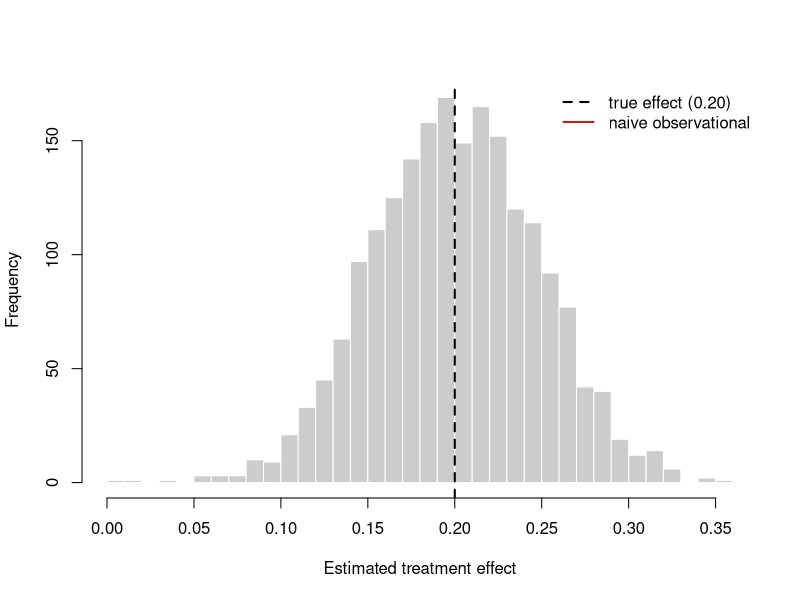
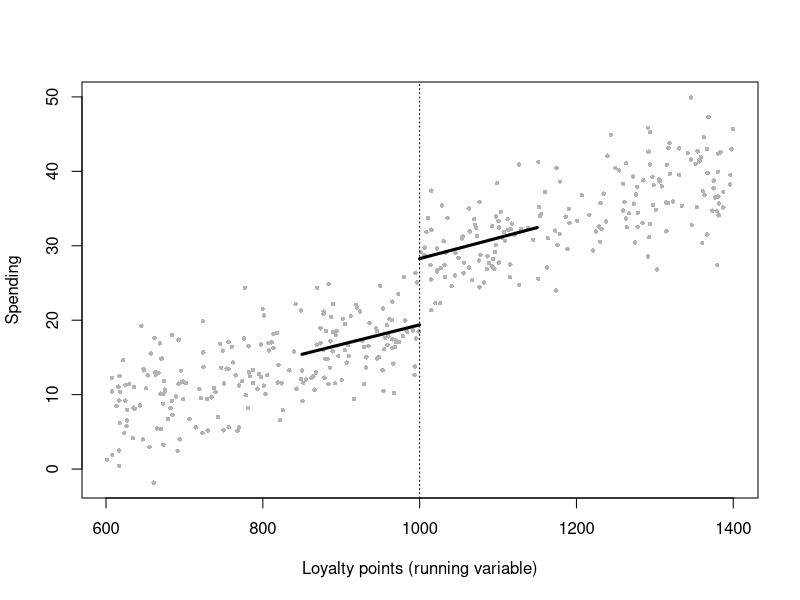
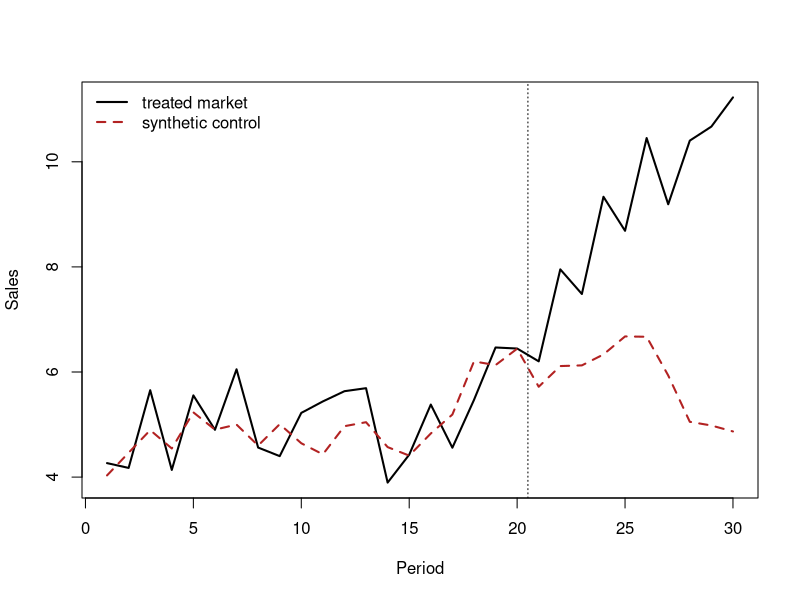
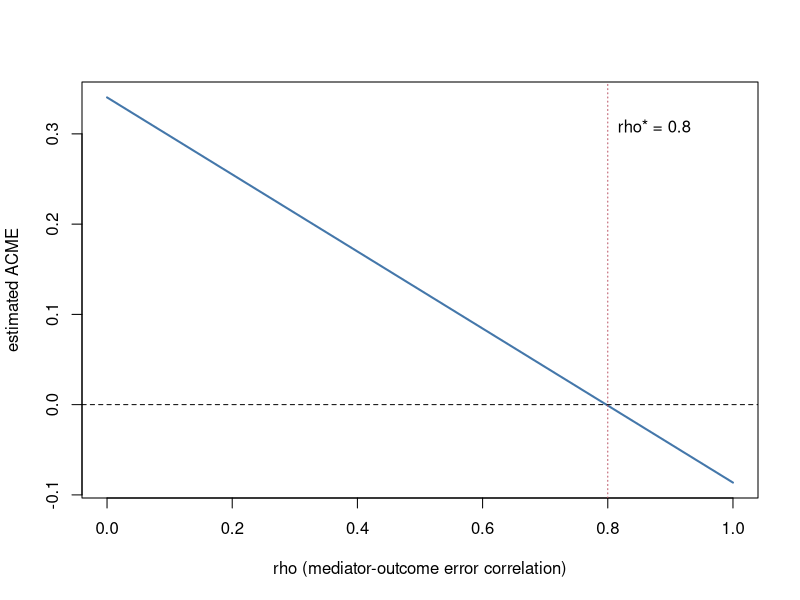

Source code (R) for these figures, in order:
## ---- chunk 1
#| echo: true
#| message: false
#| warning: false
#| label: fig-ab-power
#| fig-cap: "Sampling distribution of the difference-in-means estimator across 2,000 randomized experiments, each with 1,000 users per arm and a true lift of 0.20. The estimator is centered on the truth (dashed line); the naive observational estimator from the same data-generating process is biased upward."
set.seed(47)

# Data-generating process: a latent 'propensity' drives BOTH self-selection
# into treatment (observationally) AND the baseline outcome -> confounding.
make_population <- function(n, true_tau = 0.20) {
  propensity <- rnorm(n)                       # latent buying inclination
  Y0 <- 0.50 + 0.40 * propensity + rnorm(n)    # untreated potential outcome
  Y1 <- Y0 + true_tau                          # constant treatment effect
  data.frame(propensity, Y0, Y1)
}

# (1) OBSERVATIONAL: high-propensity users self-select into treatment.
n <- 4000
pop <- make_population(n)
D_obs <- as.integer(pop$propensity + rnorm(n) > 0)   # selection on propensity
Y_obs <- ifelse(D_obs == 1, pop$Y1, pop$Y0)
naive <- mean(Y_obs[D_obs == 1]) - mean(Y_obs[D_obs == 0])

# (2) RANDOMIZED: assignment independent of potential outcomes.
rct_estimate <- function(n_per_arm = 1000, true_tau = 0.20) {
  p <- make_population(2 * n_per_arm, true_tau)
  D <- rep(0:1, each = n_per_arm)
  D <- sample(D)                               # random assignment
  Y <- ifelse(D == 1, p$Y1, p$Y0)
  mean(Y[D == 1]) - mean(Y[D == 0])
}
rct_draws <- replicate(2000, rct_estimate())

cat(sprintf("True effect (ATE):              %.3f\n", 0.20))
cat(sprintf("Naive observational estimate:   %.3f  (biased)\n", naive))
cat(sprintf("Mean of randomized estimates:   %.3f  (unbiased)\n", mean(rct_draws)))

hist(rct_draws, breaks = 40, col = "grey80", border = "white",
     main = "", xlab = "Estimated treatment effect")
abline(v = 0.20, lwd = 2, lty = 2)
abline(v = naive, lwd = 2, col = "firebrick")
legend("topright", bty = "n",
       legend = c("true effect (0.20)", "naive observational"),
       lwd = 2, lty = c(2, 1), col = c("black", "firebrick"))
## ---- chunk 2
#| echo: true
#| message: false
#| warning: false
set.seed(47)

# Panel: 60 markets x 12 months. Treatment (a price cut) hits half the markets
# in month 7. The control group is constructed to satisfy parallel trends.
n_markets <- 60; n_months <- 12; treat_month <- 7; true_att <- 1.5
markets <- 1:n_markets
treated <- markets %in% sample(markets, n_markets / 2)

panel <- expand.grid(market = markets, month = 1:n_months)
panel$treated <- treated[panel$market]
market_fe <- rnorm(n_markets, 10, 2)[panel$market]   # level differences (ok)
time_fe   <- 0.20 * panel$month                       # common trend (ok)
post      <- panel$month >= treat_month
panel$D   <- as.integer(panel$treated & post)
panel$sales <- market_fe + time_fe + true_att * panel$D +
               rnorm(nrow(panel), 0, 0.8)

# DiD via two-way fixed effects (unit + time dummies).
fit <- lm(sales ~ factor(market) + factor(month) + D, data = panel)
att_hat <- coef(fit)["D"]
ci <- confint(fit)["D", ]
cat(sprintf("True ATT:        %.3f\n", true_att))
cat(sprintf("DiD estimate:    %.3f  [%.3f, %.3f]\n", att_hat, ci[1], ci[2]))
## ---- chunk 3
#| echo: true
#| message: false
#| warning: false
set.seed(47)

# Demand estimation with price endogeneity. A demand shock 'xi' raises BOTH
# quantity and (through the firm's pricing) price -> OLS elasticity is biased
# toward zero. A cost shifter 'Z' instruments for price.
n <- 5000
xi   <- rnorm(n)                              # unobserved demand shock
Z    <- rnorm(n)                              # cost shifter (instrument)
price <- 2.0 - 0.8 * Z + 1.0 * xi + rnorm(n) # price rises with demand shock
true_elasticity <- -1.2
logq <- 5 + true_elasticity * price + 1.5 * xi + rnorm(n)  # xi enters demand

ols <- coef(lm(logq ~ price))["price"]

# 2SLS by hand: first stage, then second stage on fitted price.
first  <- lm(price ~ Z)
phat   <- fitted(first)
iv     <- coef(lm(logq ~ phat))["phat"]
F_stat <- summary(first)$fstatistic["value"]

cat(sprintf("True price elasticity:   %.3f\n", true_elasticity))
cat(sprintf("OLS (biased):            %.3f\n", ols))
cat(sprintf("2SLS (IV):               %.3f\n", iv))
cat(sprintf("First-stage F:           %.1f\n", F_stat))
## ---- chunk 4
#| echo: true
#| message: false
#| warning: false
#| label: fig-rd
#| fig-cap: "A sharp regression-discontinuity design. Treatment (a loyalty-tier upgrade) switches on at the cutoff of 1,000 points. Local linear fits on each side identify the jump in spending at the threshold; points are a 10% sample for legibility."
set.seed(47)

# Running variable: loyalty points. Treatment at >= 1000. Smooth baseline
# relationship between points and spending PLUS a true jump of 8 at the cutoff.
n <- 4000; cutoff <- 1000; true_jump <- 8
points  <- runif(n, 600, 1400)
D       <- as.integer(points >= cutoff)
spend   <- 20 + 0.03 * (points - cutoff) + true_jump * D + rnorm(n, 0, 4)

# Local linear RD within a bandwidth, separate slopes each side.
h <- 150
inb <- abs(points - cutoff) <= h
rd_fit <- lm(spend ~ D + I(points - cutoff) + D:I(points - cutoff),
             data = data.frame(spend, D, points), subset = inb)
jump_hat <- coef(rd_fit)["D"]
cat(sprintf("True jump at cutoff: %.3f\n", true_jump))
cat(sprintf("RD estimate:         %.3f\n", jump_hat))

s <- sample(n, 400)
plot(points[s], spend[s], pch = 16, col = "grey70", cex = 0.6,
     xlab = "Loyalty points (running variable)", ylab = "Spending")
abline(v = cutoff, lty = 3)
gl <- seq(cutoff - h, cutoff, length.out = 50)
gr <- seq(cutoff, cutoff + h, length.out = 50)
predl <- predict(rd_fit, data.frame(D = 0, points = gl))
predr <- predict(rd_fit, data.frame(D = 1, points = gr))
lines(gl, predl, lwd = 3); lines(gr, predr, lwd = 3)
## ---- chunk 5
#| echo: true
#| message: false
#| warning: false
#| label: fig-scm
#| fig-cap: "Synthetic control for a single treated market. Donor weights are chosen to match the treated market's pre-intervention sales (vertical line at the launch period). The post-period gap between the treated market and its synthetic twin estimates the treatment effect."
set.seed(47)

# One treated market + 20 donors over 30 periods; a brand campaign starts at t=21
# and lifts the treated market's sales by a growing amount.
Tn <- 30; T0 <- 20; J <- 20; true_post_effect <- 6
common <- cumsum(rnorm(Tn, 0.2, 0.4))                 # shared latent trend
donors <- sapply(1:J, function(j)
  3 + runif(1, 0.5, 1.5) * common + rnorm(Tn, 0, 0.6))
# Treated market is a convex blend of three donors, pre-treatment.
truew <- numeric(J); truew[c(2, 5, 11)] <- c(0.5, 0.3, 0.2)
treated <- as.numeric(donors %*% truew) + rnorm(Tn, 0, 0.4)
treated[(T0 + 1):Tn] <- treated[(T0 + 1):Tn] +
  true_post_effect * seq_len(Tn - T0) / (Tn - T0)

# Solve for nonnegative weights summing to 1 on the PRE period via a simple
# projected optimization (quadratic loss, simplex constraint).
pre <- 1:T0
loss <- function(w) sum((treated[pre] - donors[pre, ] %*% w)^2)
ui <- rbind(diag(J), rep(-1, J)); ci <- c(rep(0, J), -1)  # w>=0, sum(w)<=1
w0 <- rep(0.9 / J, J)   # interior start: sum < 1, so constrOptim's strict-feasibility check passes
opt <- constrOptim(w0, loss, grad = NULL, ui = ui, ci = ci)
w <- opt$par / sum(opt$par)

synth <- as.numeric(donors %*% w)
gap_post <- mean(treated[(T0 + 1):Tn] - synth[(T0 + 1):Tn])
cat(sprintf("Mean post-period effect (truth ~%.2f): %.3f\n",
            true_post_effect / 2, gap_post))

plot(1:Tn, treated, type = "l", lwd = 2, xlab = "Period", ylab = "Sales",
     ylim = range(c(treated, synth)))
lines(1:Tn, synth, lwd = 2, lty = 2, col = "firebrick")
abline(v = T0 + 0.5, lty = 3)
legend("topleft", bty = "n", lwd = 2, lty = c(1, 2),
       col = c("black", "firebrick"),
       legend = c("treated market", "synthetic control"))
## ---- chunk 6
set.seed(47)

n <- 8000

# --- Structural parameters ---------------------------------------------------
a_true <- 0.40   # D -> M
b_true <- 0.50   # M -> Y
c_true <- 0.15   # D -> Y (direct)
gam_M  <- 0.60   # U -> M   (unobserved mediator-outcome confounder)
gam_Y  <- 0.70   # U -> Y

D <- rbinom(n, 1, 0.5)
U <- rnorm(n)                                  # never observed by the analyst
M <- a_true * D + gam_M * U + rnorm(n)
Y <- c_true * D + b_true * M + gam_Y * U + rnorm(n)

# --- Naive mediation: the Baron-Kenny product, ignoring U --------------------
a_hat <- unname(coef(lm(M ~ D))["D"])
b_hat <- unname(coef(lm(Y ~ D + M))["M"])

c(truth = a_true * b_true, naive = round(a_hat * b_hat, 3))
## ---- chunk 7
m_fit <- lm(M ~ D)
y_fit <- lm(Y ~ D + M)
s_m   <- summary(m_fit)$sigma
s_y   <- summary(y_fit)$sigma

# Under an assumed error correlation rho, the mediator slope loses the part of
# the M-Y association that rho already explains.
rho_grid <- seq(0, 1, by = 0.02)
acme_rho <- vapply(rho_grid, function(r) {
  b_adj <- unname(coef(y_fit)["M"]) - r * s_y / s_m
  a_hat * b_adj
}, numeric(1))

k        <- which.min(abs(acme_rho))
rho_star <- rho_grid[k]
c(rho_star = rho_star, acme_at_rho_star = round(acme_rho[k], 4))
## ---- chunk 8
#| label: fig-mediation-sensitivity
#| fig-cap: "Sensitivity of the estimated indirect effect to unmeasured mediator-outcome confounding. The correlation at which the estimate crosses zero is the number a reader should be given, in place of a robustness assertion."
plot(rho_grid, acme_rho, type = "l", lwd = 2, col = "#4477aa",
     xlab = "rho (mediator-outcome error correlation)",
     ylab = "estimated ACME")
abline(h = 0, lty = 2)
abline(v = rho_star, lty = 3, col = "#bb5566")
text(rho_star, max(acme_rho) * 0.9,
     labels = paste0("rho* = ", rho_star), pos = 4)
## ---- chunk 9
W  <- rbinom(n, 1, 0.5)                    # 1 = accurate reading available
# The D -> M path operates only when the biased signal is the clinician's input.
M2 <- a_true * D * (1 - W) + gam_M * U + rnorm(n)
Y2 <- c_true * D + b_true * M2 + gam_Y * U + rnorm(n)

indirect_by_regime <- vapply(c(0, 1), function(w) {
  idx <- W == w
  a_w <- coef(lm(M2[idx] ~ D[idx]))[2]
  b_w <- coef(lm(Y2[idx] ~ D[idx] + M2[idx]))[3]
  unname(a_w * b_w)
}, numeric(1))

names(indirect_by_regime) <- c("mechanism on (W=0)", "mechanism off (W=1)")
round(indirect_by_regime, 3)
## ---- chunk 10
#| echo: false
#| message: false
#| warning: false
#| label: tbl-designs
#| tbl-cap: "Causal designs compared: the estimand each targets, the assumption that does the identifying work, the diagnostic that probes it, and the failure that breaks it."
designs <- data.frame(
  Design = c("Randomized / A-B test", "Difference-in-differences",
             "Instrumental variables", "Regression discontinuity",
             "Boundary discontinuity",
             "Synthetic control"),
  Estimand = c("ATE", "ATT", "LATE (compliers)",
               "Local effect at cutoff", "Local effect at boundary",
               "ATT (one unit)"),
  `Key assumption` = c("Random assignment",
                       "Parallel trends",
                       "Exclusion + relevance",
                       "Continuity at cutoff",
                       "Only treatment changes at line",
                       "Donors match pre-trend"),
  Diagnostic = c("Balance / power checks",
                 "Pre-trend (event study)",
                 "First-stage F; over-ID",
                 "McCrary density; covariate jumps",
                 "Coincident-boundary audit",
                 "Pre-fit; placebo permutation"),
  `What breaks it` = c("Interference; peeking",
                       "Differential shocks; staggering",
                       "Weak / invalid instrument",
                       "Manipulation of running var.",
                       "Bundled policies; cross-line spillovers",
                       "Poor pre-fit; spillovers"),
  check.names = FALSE
)
knitr::kable(designs, align = "lllll")
